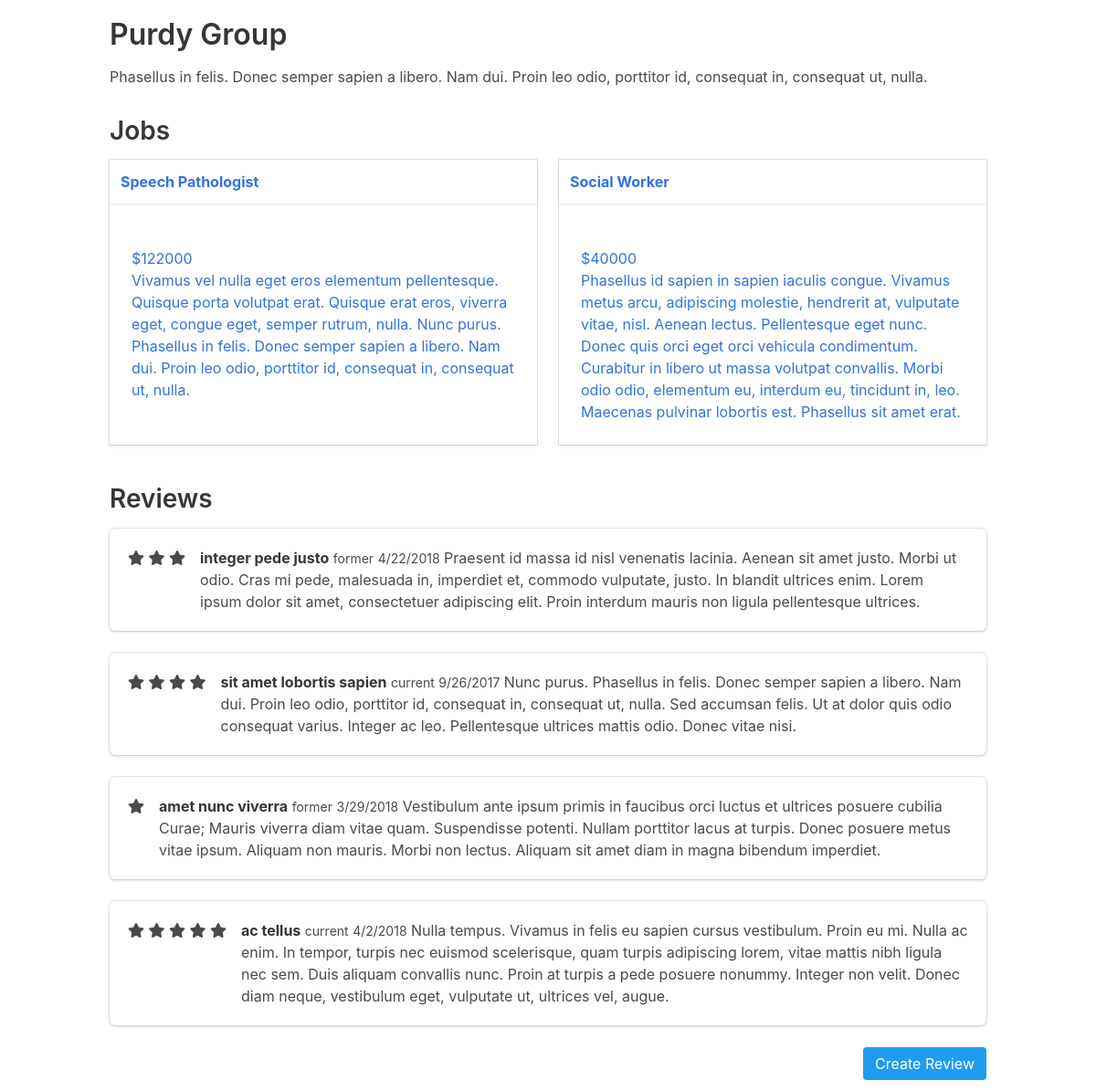
Page /employer/14 on the committed database.
### tables this page shows
CREATE TABLE "employer" (
"id" INTEGER PRIMARY KEY AUTOINCREMENT,
"name" VARCHAR,
"description" TEXT,
"address" VARCHAR,
"city" VARCHAR,
"state" VARCHAR,
"zip" VARCHAR
);

CREATE TABLE "job" (
"id" INTEGER PRIMARY KEY AUTOINCREMENT,
"title" VARCHAR,
"description" TEXT,
"salary" VARCHAR,
"employer_id" INTEGER
);

CREATE TABLE "review" (
"id" INTEGER PRIMARY KEY AUTOINCREMENT,
"review" TEXT,
"rating" INTEGER,
"title" VARCHAR,
"date" DATETIME,
"status" VARCHAR,
"employer_id" INTEGER
);

### jobs/app.py (the view)
@app.route('/employer/<employer_id>')
def employer(employer_id):
    employer = execute_sql('SELECT * FROM employer WHERE id=?', [employer_id], single=True)
    jobs = execute_sql('SELECT job.id, job.title, job.description, job.salary FROM job JOIN employer ON employer.id = job.employer_id WHERE employer.id = ?', [employer_id])
    reviews = execute_sql('SELECT review, rating, title, date, status FROM review JOIN employer ON employer.id = review.employer_id WHERE employer.id = ?', [employer_id])
    return render_template('employer.html', employer=employer, jobs=jobs, reviews=reviews)

### jobs/app.py (called while the page is built)
def open_connection():
    connection = getattr(g, '_connection', None)
    if connection == None:
        connection = g._connection = sqlite3.connect(PATH)
    connection.row_factory = sqlite3.Row
    return connection

def execute_sql(sql, values=(), commit=False, single=False):
    connection = open_connection()
    cursor = connection.execute(sql, values)
    if commit == True:
        results = connection.commit()
    else:
        results = cursor.fetchone() if single else cursor.fetchall()
    cursor.close()
    return results

@app.teardown_appcontext
def close_connection(exception):
    connection = getattr(g, '_connection', None)
    if connection is not None:
        connection.close()

### jobs/templates/employer.html
{% extends 'layout.html' %}
{% block content %}
<div class="">
  <h1>
    {{ employer['name'] }}
  </h1>
  <div class="description">
    <p>
      {{ employer['description'] }}
    </p>
  </div>
</div>
  <h2>Jobs</h2>
  {{ show_jobs(jobs) }}
  <h2>Reviews</h2>
      {% for review in reviews  %}
    <div class="box">
      <article class="media">
        <div class="media-left">
          {% for _ in range(0, review['rating']): %}
            <span class="fa fa-star checked"></span>
          {% endfor %}
        </div>
        <div class="media-content">
          <div class="content">
            <p>
              <strong>{{ review['title'] }}</strong>
              <small>{{ review['status'] }}</small>
              <small>{{ review['date'] }}</small>
              {{ review['review'] }}
            </p>
          </div>
        </div>
      </article>
    </div>
      {% endfor %}
  <div class="columns">
    <div class="column">
      <a href="{{ url_for('review', employer_id=employer['id']) }}" class="button is-info is-pulled-right">Create Review</a>
    </div>
  </div>
{% endblock %}

### jobs/templates/_macros.html (shortened to what this page needs)
{% macro show_job(job) %}
<div class="card adjust-height">
  <header class="card-header">
    <p class="card-header-title">
      <a href="{{ url_for('job', job_id=job['id']) }}">
        {{ job['title'] }}
      </a>
    </p>
  </header>
  <div class="card-content">
    <div class="content">
      <p>
        <a href="{{ url_for('employer', employer_id=job['employer_id']) }}">
          <br>
          ${{ job['salary'] }}
          <br>
          {{ job['description'] }}
        </a>
      </p>
    </div>
  </div>
</div>
{% endmacro %}
{% macro show_jobs(jobs) %}
<div class="columns is-multiline">
  {% for job in jobs %}
    <div class="column is-half">
      {{ show_job(job) }}
    </div>
  {% endfor %}
</div>
{% endmacro %}

### jobs/static/css/app.css (style rules this page uses)
.adjust-height { height: 100%; }

### rows in the picture
employer: name "Purdy Group", description "Phasellus in felis. Donec semper sapien a libero. Nam dui. Proin leo odio, porttitor id, consequat in, consequat ut, nulla."
job: title "Speech Pathologist", salary "122000", description "Vivamus vel nulla eget eros elementum pellentesque. Quisque porta volutpat erat. Quisque erat eros, viverra eget, congue eget, semper rutrum, nulla. Nunc purus. Phasellus in felis. Donec semper sapien a libero. Nam dui. Proin leo odio, porttitor id, consequat in, consequat ut, nulla."
job: title "Social Worker", salary "40000", description "Phasellus id sapien in sapien iaculis congue. Vivamus metus arcu, adipiscing molestie, hendrerit at, vulputate vitae, nisl. Aenean lectus. Pellentesque eget nunc. Donec quis orci eget orci vehicula condimentum. Curabitur in libero ut massa volutpat convallis. Morbi odio odio, elementum eu, interdum eu, tincidunt in, leo. Maecenas pulvinar lobortis est. Phasellus sit amet erat."
review: rating 3 (drawn), title "integer pede justo", status "former", date "4/22/2018", review "Praesent id massa id nisl venenatis lacinia. Aenean sit amet justo. Morbi ut odio. Cras mi pede, malesuada in, imperdiet et, commodo vulputate, justo. In blandit ultrices enim. Lorem ipsum dolor sit amet, consectetuer adipiscing elit. Proin interdum mauris non ligula pellentesque ultrices."
review: rating 4 (drawn), title "sit amet lobortis sapien", status "current", date "9/26/2017", review "Nunc purus. Phasellus in felis. Donec semper sapien a libero. Nam dui. Proin leo odio, porttitor id, consequat in, consequat ut, nulla. Sed accumsan felis. Ut at dolor quis odio consequat varius. Integer ac leo. Pellentesque ultrices mattis odio. Donec vitae nisi."
review: rating 1 (drawn), title "amet nunc viverra", status "former", date "3/29/2018", review "Vestibulum ante ipsum primis in faucibus orci luctus et ultrices posuere cubilia Curae; Mauris viverra diam vitae quam. Suspendisse potenti. Nullam porttitor lacus at turpis. Donec posuere metus vitae ipsum. Aliquam non mauris. Morbi non lectus. Aliquam sit amet diam in magna bibendum imperdiet."
review: rating 5 (drawn), title "ac tellus", status "current", date "4/2/2018", review "Nulla tempus. Vivamus in felis eu sapien cursus vestibulum. Proin eu mi. Nulla ac enim. In tempor, turpis nec euismod scelerisque, quam turpis adipiscing lorem, vitae mattis nibh ligula nec sem. Duis aliquam convallis nunc. Proin at turpis a pede posuere nonummy. Integer non velit. Donec diam neque, vestibulum eget, vulputate ut, ultrices vel, augue."
